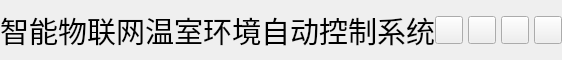
           <widget class="QFrame" name="contentTopBg">
            <property name="minimumSize">
             <size>
              <width>0</width>
              <height>60</height>
             </size>
            </property>
            <property name="maximumSize">
             <size>
              <width>16777215</width>
              <height>60</height>
             </size>
            </property>
            <property name="frameShape">
             <enum>QFrame::NoFrame</enum>
            </property>
            <property name="frameShadow">
             <enum>QFrame::Raised</enum>
            </property>
            <layout class="QHBoxLayout" name="horizontalLayout">
             <property name="spacing">
              <number>0</number>
             </property>
             <property name="leftMargin">
              <number>0</number>
             </property>
             <property name="topMargin">
              <number>0</number>
             </property>
             <property name="rightMargin">
              <number>0</number>
             </property>
             <property name="bottomMargin">
              <number>0</number>
             </property>
             <item>
              <widget class="QFrame" name="leftBox">
               <property name="sizePolicy">
                <sizepolicy hsizetype="Expanding" vsizetype="Preferred">
                 <horstretch>0</horstretch>
                 <verstretch>0</verstretch>
                </sizepolicy>
               </property>
               <property name="frameShape">
                <enum>QFrame::NoFrame</enum>
               </property>
               <property name="frameShadow">
                <enum>QFrame::Raised</enum>
               </property>
               <layout class="QHBoxLayout" name="horizontalLayout_3">
                <property name="spacing">
                 <number>0</number>
                </property>
                <property name="leftMargin">
                 <number>0</number>
                </property>
                <property name="topMargin">
                 <number>0</number>
                </property>
                <property name="rightMargin">
                 <number>0</number>
                </property>
                <property name="bottomMargin">
                 <number>0</number>
                </property>
                <item>
                 <widget class="QLabel" name="titleRightInfo">
                  <property name="enabled">
                   <bool>true</bool>
                  </property>
                  <property name="sizePolicy">
                   <sizepolicy hsizetype="Preferred" vsizetype="Expanding">
                    <horstretch>1</horstretch>
                    <verstretch>0</verstretch>
                   </sizepolicy>
                  </property>
                  <property name="minimumSize">
                   <size>
                    <width>1</width>
                    <height>60</height>
                   </size>
                  </property>
                  <property name="maximumSize">
                   <size>
                    <width>16777215</width>
                    <height>80</height>
                   </size>
                  </property>
                  <property name="sizeIncrement">
                   <size>
                    <width>0</width>
                    <height>6</height>
                   </size>
                  </property>
                  <property name="font">
                   <font>
                    <family>楷体</family>
                    <pointsize>22</pointsize>
                    <italic>false</italic>
                    <bold>false</bold>
                   </font>
                  </property>
                  <property name="styleSheet">
                   <string notr="true">font: 22pt &quot;楷体&quot;;</string>
                  </property>
                  <property name="text">
                   <string>智能物联网温室环境自动控制系统</string>
                  </property>
                  <property name="textFormat">
                   <enum>Qt::AutoText</enum>
                  </property>
                  <property name="alignment">
                   <set>Qt::AlignLeading|Qt::AlignLeft|Qt::AlignVCenter</set>
                  </property>
                 </widget>
                </item>
               </layout>
              </widget>
             </item>
             <item>
              <widget class="QFrame" name="rightButtons">
               <property name="minimumSize">
                <size>
                 <width>0</width>
                 <height>50</height>
                </size>
               </property>
               <property name="frameShape">
                <enum>QFrame::NoFrame</enum>
               </property>
               <property name="frameShadow">
                <enum>QFrame::Raised</enum>
               </property>
               <layout class="QHBoxLayout" name="horizontalLayout_2">
                <property name="spacing">
                 <number>5</number>
                </property>
                <property name="leftMargin">
                 <number>0</number>
                </property>
                <property name="topMargin">
                 <number>0</number>
                </property>
                <property name="rightMargin">
                 <number>0</number>
                </property>
                <property name="bottomMargin">
                 <number>0</number>
                </property>
                <item>
                 <widget class="QPushButton" name="settingsTopBtn">
                  <property name="minimumSize">
                   <size>
                    <width>28</width>
                    <height>28</height>
                   </size>
                  </property>
                  <property name="maximumSize">
                   <size>
                    <width>28</width>
                    <height>28</height>
                   </size>
                  </property>
                  <property name="cursor">
                   <cursorShape>PointingHandCursor</cursorShape>
                  </property>
                  <property name="toolTip">
                   <string>Settings</string>
                  </property>
                  <property name="text">
                   <string/>
                  </property>
                  <property name="icon">
                   <iconset resource="resources.qrc">
                    <normaloff>:/icons/images/icons/icon_settings.png</normaloff>:/icons/images/icons/icon_settings.png</iconset>
                  </property>
                  <property name="iconSize">
                   <size>
                    <width>20</width>
                    <height>20</height>
                   </size>
                  </property>
                 </widget>
                </item>
                <item>
                 <widget class="QPushButton" name="minimizeAppBtn">
                  <property name="minimumSize">
                   <size>
                    <width>28</width>
                    <height>28</height>
                   </size>
                  </property>
                  <property name="maximumSize">
                   <size>
                    <width>28</width>
                    <height>28</height>
                   </size>
                  </property>
                  <property name="cursor">
                   <cursorShape>PointingHandCursor</cursorShape>
                  </property>
                  <property name="toolTip">
                   <string>Minimize</string>
                  </property>
                  <property name="text">
                   <string/>
                  </property>
                  <property name="icon">
                   <iconset resource="resources.qrc">
                    <normaloff>:/icons/images/icons/icon_minimize.png</normaloff>:/icons/images/icons/icon_minimize.png</iconset>
                  </property>
                  <property name="iconSize">
                   <size>
                    <width>20</width>
                    <height>20</height>
                   </size>
                  </property>
                 </widget>
                </item>
                <item>
                 <widget class="QPushButton" name="maximizeRestoreAppBtn">
                  <property name="minimumSize">
                   <size>
                    <width>28</width>
                    <height>28</height>
                   </size>
                  </property>
                  <property name="maximumSize">
                   <size>
                    <width>28</width>
                    <height>28</height>
                   </size>
                  </property>
                  <property name="font">
                   <font>
                    <family>Segoe UI</family>
                    <pointsize>14</pointsize>
                    <italic>false</italic>
                    <bold>false</bold>
                    <stylestrategy>PreferDefault</stylestrategy>
                   </font>
                  </property>
                  <property name="cursor">
                   <cursorShape>PointingHandCursor</cursorShape>
                  </property>
                  <property name="toolTip">
                   <string>Maximize</string>
                  </property>
                  <property name="text">
                   <string/>
                  </property>
                  <property name="icon">
                   <iconset resource="resources.qrc">
                    <normaloff>:/icons/images/icons/icon_maximize.png</normaloff>:/icons/images/icons/icon_maximize.png</iconset>
                  </property>
                  <property name="iconSize">
                   <size>
                    <width>20</width>
                    <height>20</height>
                   </size>
                  </property>
                 </widget>
                </item>
                <item>
                 <widget class="QPushButton" name="closeAppBtn">
                  <property name="minimumSize">
                   <size>
                    <width>28</width>
                    <height>28</height>
                   </size>
                  </property>
                  <property name="maximumSize">
                   <size>
                    <width>28</width>
                    <height>28</height>
                   </size>
                  </property>
                  <property name="cursor">
                   <cursorShape>PointingHandCursor</cursorShape>
                  </property>
                  <property name="toolTip">
                   <string>Close</string>
                  </property>
                  <property name="text">
                   <string/>
                  </property>
                  <property name="icon">
                   <iconset resource="resources.qrc">
                    <normaloff>:/icons/images/icons/icon_close.png</normaloff>:/icons/images/icons/icon_close.png</iconset>
                  </property>
                  <property name="iconSize">
                   <size>
                    <width>20</width>
                    <height>20</height>
                   </size>
                  </property>
                 </widget>
                </item>
               </layout>
              </widget>
             </item>
            </layout>
           </widget>
